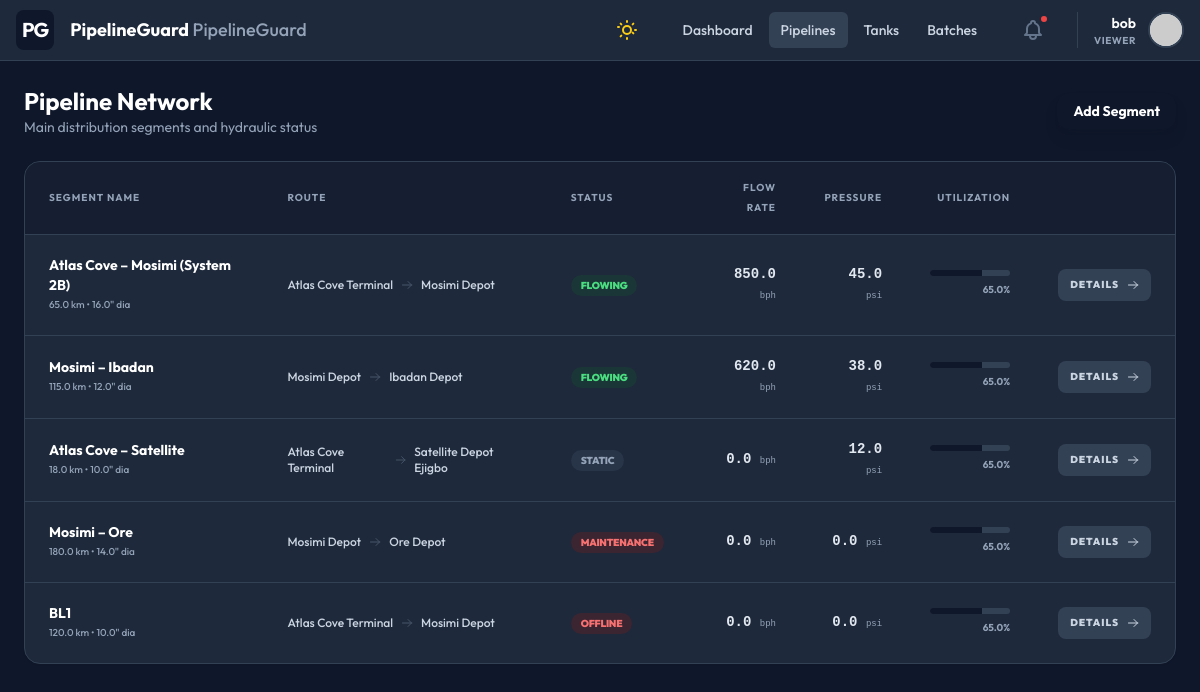
The app's page /assets/segments/ (signed in) with its own data.
### core/models.py (models this page shows)
class User(AbstractUser):
    ROLE_CHOICES = (
        ('SUPER_ADMIN', 'Super Admin'),
        ('TENANT_ADMIN', 'Tenant Admin'),
        ('OPERATOR', 'Operator'),
        ('VIEWER', 'Viewer'),
    )
    tenant = models.ForeignKey(Tenant, on_delete=models.CASCADE, null=True, blank=True, related_name='users')
    role = models.CharField(max_length=20, choices=ROLE_CHOICES, default='VIEWER')
    THEME_CHOICES = (
        ('light', 'Light Mode'),
        ('dark', 'Dark Mode'),
    )
    theme_preference = models.CharField(max_length=10, choices=THEME_CHOICES, default='light')
    def __str__(self):
        return f"{self.username} - {self.role}"

### assets/models.py (models this page shows, shortened)
class PipelineSegment(models.Model):
    STATUS_CHOICES = [
        ('FLOWING', 'Flowing'),
        ('STATIC', 'Static'),
        ('OFFLINE', 'Offline'),
        ('PIGGING', 'Pigging'),
        ('MAINTENANCE', 'Maintenance')
    ]
    tenant = models.ForeignKey(Tenant, on_delete=models.CASCADE, related_name='pipeline_segments')
    name = models.CharField(max_length=150)
    origin = models.ForeignKey(Depot, on_delete=models.SET_NULL, null=True, related_name='segments_originating')
    destination = models.ForeignKey(Depot, on_delete=models.SET_NULL, null=True, related_name='segments_terminating')
    length_km = models.FloatField()
    diameter_inches = models.FloatField()
    volume_capacity = models.FloatField(help_text="Line fill capacity")
    status = models.CharField(max_length=20, choices=STATUS_CHOICES, default='OFFLINE')
    current_flow_rate = models.FloatField(default=0.0)
    current_pressure = models.FloatField(default=0.0)
    updated_at = models.DateTimeField(auto_now=True)
    geojson_path = models.JSONField(blank=True, null=True)

class Depot(models.Model):
    tenant = models.ForeignKey(Tenant, on_delete=models.CASCADE, related_name='depots')
    name = models.CharField(max_length=150)
    latitude = models.FloatField(null=True, blank=True)
    longitude = models.FloatField(null=True, blank=True)

### assets/views.py (the view)
# urls.py: path('segments/', PipelineListView.as_view(), name='pipeline_list'),
class PipelineListView(LoginRequiredMixin, ListView):
    model = PipelineSegment
    template_name = 'assets/pipeline_list.html'
    context_object_name = 'segments'
    def get_queryset(self):
        user = self.request.user
        tenant = self.request.tenant
        if tenant:
            qs = PipelineSegment.objects.filter(tenant=tenant)
        elif user.is_superuser:
            qs = PipelineSegment.objects.all()
        else:
            qs = PipelineSegment.objects.none()
        print(f"DEBUG: PipelineListView user={user}, tenant={tenant}, count={qs.count()}")
        return qs.select_related('origin', 'destination')

### core/context_processors.py (called while the page is built, shortened)
def tenant_branding(request):
    tenant = getattr(request, 'tenant', None)
    if tenant is None:
        return {
            'tenant_name': 'PipelineGuard',
            'primary_color': '#0f172a',
            'secondary_color': '#3b82f6',
            'tenant_logo': None,
            'tenant_favicon': None,
        }

### templates/assets/pipeline_list.html
{% extends 'base.html' %}
{% block content %}
<div class="p-6 max-w-7xl mx-auto space-y-6">
    <div class="flex items-center justify-between">
        <div>
            <h1 class="text-2xl font-bold text-slate-800 dark:text-white">Pipeline Network</h1>
            <p class="text-slate-500 dark:text-slate-400 text-sm">Main distribution segments and hydraulic status</p>
        </div>
        <a href="{% url 'pipeline_add' %}" class="bg-primary text-white px-4 py-2 rounded-xl text-sm font-bold shadow-lg shadow-primary/20 hover:scale-105 transition-transform flex items-center justify-center">Add Segment</a>
    </div>
    <div class="bg-white dark:bg-slate-800 rounded-2xl border border-slate-200 dark:border-slate-700 shadow-sm overflow-hidden transition-colors">
        <div class="overflow-x-auto">
            <table class="w-full text-left text-sm">
                <thead class="bg-slate-50 dark:bg-slate-900/50 text-slate-500 dark:text-slate-400 font-bold px-5 uppercase text-[10px] tracking-widest border-b border-slate-100 dark:border-slate-700">
                    <tr>
                        <th class="px-6 py-4">Segment Name</th>
                        <th class="px-6 py-4">Route</th>
                        <th class="px-6 py-4">Status</th>
                        <th class="px-6 py-4 text-right">Flow Rate</th>
                        <th class="px-6 py-4 text-right">Pressure</th>
                        <th class="px-6 py-4 text-right">Utilization</th>
                        <th class="px-6 py-4"></th>
                    </tr>
                </thead>
                <tbody class="divide-y divide-slate-100 dark:divide-slate-700">
                    {% for segment in segments %}
                    <tr class="hover:bg-slate-50 dark:hover:bg-slate-700/30 transition-colors">
                        <td class="px-6 py-5">
                            <div class="font-bold text-slate-800 dark:text-white">{{ segment.name }}</div>
                            <div class="text-[10px] text-slate-400 font-medium">{{ segment.length_km }} km • {{ segment.diameter_inches }}" dia</div>
                        </td>
                        <td class="px-6 py-5">
                            <div class="flex items-center gap-2 text-xs font-medium text-slate-600 dark:text-slate-300">
                                <span>{{ segment.origin.name }}</span>
                                <svg class="w-3 h-3 text-slate-300 dark:text-slate-600" fill="none" stroke="currentColor" viewBox="0 0 24 24"><path stroke-linecap="round" stroke-linejoin="round" stroke-width="2" d="M14 5l7 7m0 0l-7 7m7-7H3"></path></svg>
                                <span>{{ segment.destination.name }}</span>
                            </div>
                        </td>
                        <td class="px-6 py-5">
                            <span class="px-2.5 py-1 rounded-full text-[10px] font-black uppercase tracking-tight
                                {% if segment.status == 'FLOWING' %}bg-green-100 dark:bg-green-900/30 text-green-700 dark:text-green-400
                                {% elif segment.status == 'STATIC' %}bg-slate-100 dark:bg-slate-700/50 text-slate-600 dark:text-slate-400
                                {% else %}bg-red-100 dark:bg-red-900/30 text-red-700 dark:text-red-400{% endif %}">
                                {{ segment.status }}
                            </span>
                        </td>
                        <td class="px-6 py-5 text-right font-mono font-bold text-slate-700 dark:text-slate-200">{{ segment.current_flow_rate }} <span class="text-[9px] text-slate-400 font-normal">bph</span></td>
                        <td class="px-6 py-5 text-right font-mono font-bold text-slate-700 dark:text-slate-200">{{ segment.current_pressure }} <span class="text-[9px] text-slate-400 font-normal">psi</span></td>
                        <td class="px-6 py-5 text-right w-32">
                            <div class="flex flex-col gap-1 items-end">
                                <div class="w-full bg-slate-100 dark:bg-slate-700 h-1.5 rounded-full overflow-hidden max-w-[80px]">
                                    <div class="bg-primary h-full" style="width: 65%"></div>
                                </div>
                                <span class="text-[10px] font-bold text-slate-400">65.0%</span>
                            </div>
                        </td>
                        <td class="px-6 py-5 text-right">
                            <a href="{% url 'pipeline_detail' segment.pk %}" class="inline-flex items-center gap-2 px-3 py-1.5 bg-slate-50 dark:bg-slate-700 text-slate-600 dark:text-slate-300 hover:text-primary dark:hover:text-primary hover:bg-slate-100 dark:hover:bg-slate-600 rounded-lg text-[10px] font-black uppercase tracking-widest transition-all">
                                Details
                                <svg class="w-3 h-3" fill="none" stroke="currentColor" viewBox="0 0 24 24"><path stroke-linecap="round" stroke-linejoin="round" stroke-width="2" d="M14 5l7 7m0 0l-7 7m7-7H3"></path></svg>
                            </a>
                        </td>
                    </tr>
                    {% empty %}
                    <tr><td colspan="7" class="px-6 py-20 text-center text-slate-400 italic">No pipeline segments defined.</td></tr>
                    {% endfor %}
                </tbody>
            </table>
        </div>
    </div>
</div>
{% endblock %}

### templates/base.html (shortened to what this page needs)
<!DOCTYPE html>
<html lang="en" class="h-full {% if user.theme_preference == 'dark' %}dark{% endif %}">
<head>
    <script src="https://cdn.tailwindcss.com"></script>
    <link rel="stylesheet" href="https://unpkg.com/leaflet@1.9.4/dist/leaflet.css"/>
</head>
<body class="h-full overflow-hidden flex flex-col bg-slate-50 dark:bg-slate-900 transition-colors duration-300"
      hx-headers='{"X-CSRFToken": "{{ csrf_token }}"}'
      x-data="{
        mobileMenuOpen: false,
        darkMode: {% if user.theme_preference == 'dark' %}true{% else %}false{% endif %},
        init() {
            this.$watch('darkMode', val => {
                document.documentElement.classList.toggle('dark', val);
                fetch('{% url 'toggle_theme' %}', {
                    method: 'POST',
                    headers: { 'X-CSRFToken': '{{ csrf_token }}', 'Content-Type': 'application/x-www-form-urlencoded' },
                    body: 'theme=' + (val ? 'dark' : 'light')
                }).then(res => {
                    if (!res.ok) console.error('Failed to sync theme');
                });
            });
            document.documentElement.classList.toggle('dark', this.darkMode);
        }
      }">
    <nav class="bg-white dark:bg-slate-800 border-b border-slate-200 dark:border-slate-700 px-4 py-2.5 flex items-center justify-between z-50 transition-colors">
        <div class="flex items-center gap-4">
            {% if tenant_logo %}
                <img src="{{ tenant_logo }}" alt="{{ tenant_name }}" class="h-8 w-auto">
            {% else %}
                <div class="bg-primary text-white p-1.5 rounded-lg font-bold text-xl uppercase tracking-tighter">PG</div>
            {% endif %}
            <span class="font-bold text-slate-800 dark:text-white text-lg hidden md:block">{{ tenant_name }} <span class="text-slate-400 font-medium">PipelineGuard</span></span>
        </div>
        <div class="flex items-center gap-6">
            <button @click="darkMode = !darkMode"
                    class="p-2 text-slate-500 hover:bg-slate-100 dark:hover:bg-slate-700 rounded-full transition-all ring-inset focus:outline-none focus:ring-2 focus:ring-primary/20">
            </button>
            <div class="hidden lg:flex items-center gap-1">
                <a href="{% url 'dashboard' %}" class="px-3 py-2 rounded-md text-sm font-medium text-slate-700 dark:text-slate-300 hover:bg-slate-100 dark:hover:bg-slate-700 ">Dashboard</a>
                <a href="{% url 'pipeline_list' %}" class="px-3 py-2 rounded-md text-sm font-medium text-slate-700 dark:text-slate-300 hover:bg-slate-100 dark:hover:bg-slate-700 {% if request.resolver_match.url_name == 'pipeline_list' %}bg-slate-100 dark:bg-slate-700 text-primary{% endif %}">Pipelines</a>
                <a href="{% url 'tank_list' %}" class="px-3 py-2 rounded-md text-sm font-medium text-slate-700 dark:text-slate-300 hover:bg-slate-100 dark:hover:bg-slate-700 ">Tanks</a>
                <a href="{% url 'batch_list' %}" class="px-3 py-2 rounded-md text-sm font-medium text-slate-700 dark:text-slate-300 hover:bg-slate-100 dark:hover:bg-slate-700 ">Batches</a>
            </div>
            <div class="relative" x-data="{ open: false }">
                <a href="{% url 'notification_list' %}" class="p-2 text-slate-500 hover:bg-slate-100 dark:hover:bg-slate-700 rounded-full relative block">
                    <span class="absolute top-1 right-1 w-2.5 h-2.5 bg-red-500 border-2 border-white dark:border-slate-800 rounded-full"></span>
                </a>
            </div>
            <div class="relative flex items-center gap-3 pl-4 border-l border-slate-200 dark:border-slate-700" x-data="{ open: false }">
                <div class="text-right hidden sm:block">
                    <div class="text-sm font-semibold text-slate-800 dark:text-white">{{ user.username }}</div>
                    <div class="text-[10px] uppercase font-bold text-slate-400 tracking-wider">{{ user.role }}</div>
                </div>
                <button @click="open = !open" class="h-9 w-9 bg-slate-200 rounded-full border-2 border-white dark:border-slate-700 overflow-hidden shadow-sm hover:ring-2 hover:ring-primary/20 transition-all">
                    <img src="https://ui-avatars.com/api/?name={{ user.username }}&background=random" alt="User">
                </button>
            </div>
        </div>
    </nav>
    <main class="flex-1 overflow-auto relative">
        {% block content %}{% endblock %}
    </main>
</body>
</html>

### records on screen
User: username "bob", role "VIEWER"
PipelineSegment: name "Atlas Cove – Mosimi (System 2B)", length_km "65.0", diameter_inches "16.0", origin.name "Atlas Cove Terminal", destination.name "Mosimi Depot", status "FLOWING", current_flow_rate "850.0", current_pressure "45.0"
PipelineSegment: name "Mosimi – Ibadan", length_km "115.0", diameter_inches "12.0", origin.name "Mosimi Depot", destination.name "Ibadan Depot", status "FLOWING", current_flow_rate "620.0", current_pressure "38.0"
PipelineSegment: name "Atlas Cove – Satellite", length_km "18.0", diameter_inches "10.0", origin.name "Atlas Cove Terminal", destination.name "Satellite Depot Ejigbo", status "STATIC", current_flow_rate "0.0", current_pressure "12.0"
PipelineSegment: name "Mosimi – Ore", length_km "180.0", diameter_inches "14.0", origin.name "Mosimi Depot", destination.name "Ore Depot", status "MAINTENANCE", current_flow_rate "0.0", current_pressure "0.0"
PipelineSegment: name "BL1", length_km "120.0", diameter_inches "10.0", origin.name "Atlas Cove Terminal", destination.name "Mosimi Depot", status "OFFLINE", current_flow_rate "0.0", current_pressure "0.0"

### other values on screen
{{ tenant_name }} "PipelineGuard"
